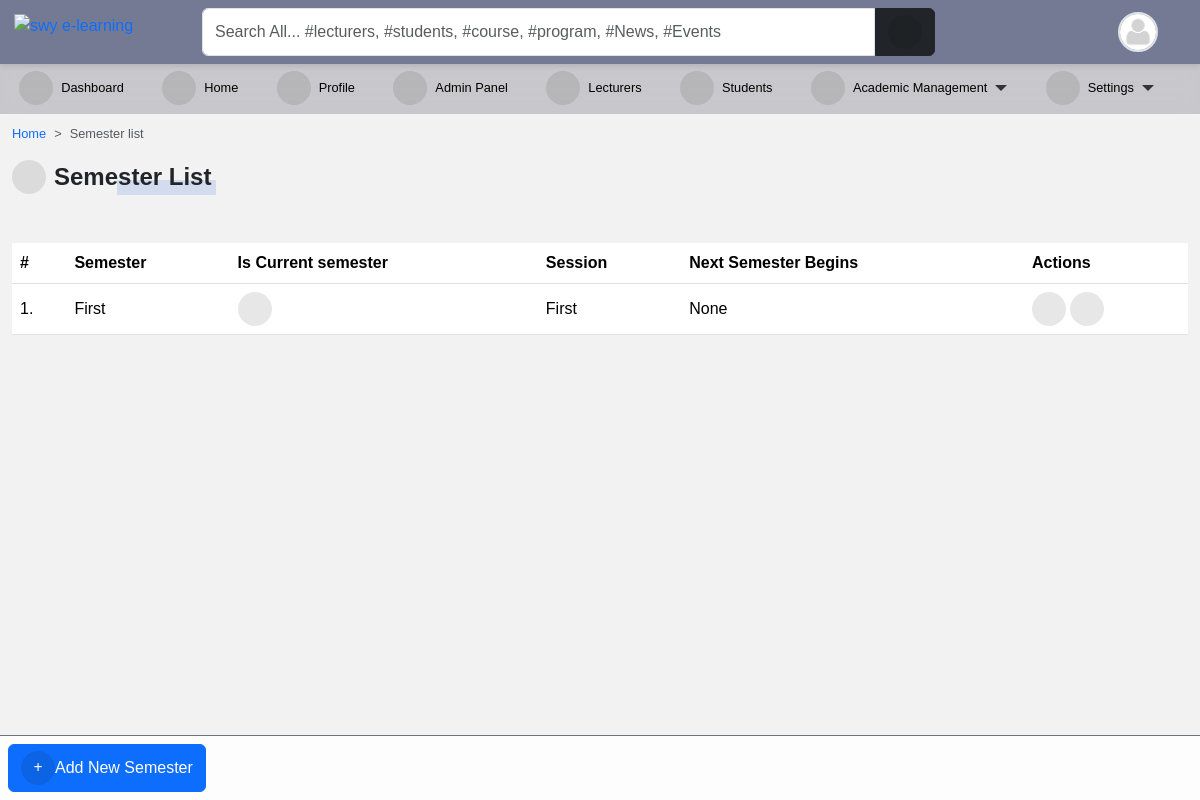
The page /semester/ (signed in) on the database its author committed.
### accounts/models.py (models this page shows, shortened)
class User(AbstractUser):
    is_student = models.BooleanField(default=False)
    is_lecturer = models.BooleanField(default=False)
    gender = models.CharField(max_length=1, choices=GENDERS, blank=True, null=True)
    phone = models.CharField(max_length=60, blank=True, null=True)
    address = models.CharField(max_length=60, blank=True, null=True)
    picture = models.ImageField(
        upload_to="profile_pictures/%y/%m/%d/", default="default.png", null=True
    )
    email = models.EmailField(blank=True, null=True)
    username_validator = ASCIIUsernameValidator()
    objects = CustomUserManager()
    class Meta:
        ordering = ("-date_joined",)
    @property
    def get_user_role(self):
        if self.is_superuser:
            role = "Admin"
        elif self.is_student:
            role = "Student"
        elif self.is_lecturer:
            role = "Lecturer"
        return role

### core/models.py (models this page shows, shortened)
class Semester(models.Model):
    semester = models.CharField(max_length=10, choices=SEMESTER, blank=True)
    is_current_semester = models.BooleanField(default=False, blank=True, null=True)
    session = models.ForeignKey(
        Session, on_delete=models.CASCADE, blank=True, null=True
    )
    next_semester_begins = models.DateField(null=True, blank=True)

class Session(models.Model):
    session = models.CharField(max_length=200, unique=True)
    is_current_session = models.BooleanField(default=False, blank=True, null=True)
    next_session_begins = models.DateField(blank=True, null=True)
    def __str__(self):
        return self.session

### accounts/decorators.py (the view)
    def wrapper(request, *args, **kwargs):
        if test_func(request.user):
            return function(request, *args, **kwargs) if function else None
        else:
            return redirect(redirect_to)

### core/views.py (called while the page is built)
@login_required
@lecturer_required
def semester_list_view(request):
    semesters = Semester.objects.all().order_by("-is_current_semester", "-semester")
    return render(
        request,
        "core/semester_list.html",
        {
            "semesters": semesters,
        },
    )

### templates/core/semester_list.html (shortened to what this page needs)
{% extends 'base.html' %}
{% block content %}
<nav style="--bs-breadcrumb-divider: '>';" aria-label="breadcrumb">
    <ol class="breadcrumb">
      <li class="breadcrumb-item"><a href="/">Home</a></li>
      <li class="breadcrumb-item active" aria-current="page">Semester list</li>
    </ol>
</nav>
{% if request.user.is_superuser %}
<div class="manage-wrap">
    <a class="btn btn-primary" href="{% url 'add_semester' %}"><i class="fas fa-plus"></i>Add New Semester</a>
</div>
{% endif %}
<div class="title-1"><i class="fas fa-calendar-alt"></i>Semester List</div>
<div class="table-responsive table-shadow p-0 mt-5">
    <table class="table">
        <thead>
            <tr>
                <th>#</th>
                <th> Semester </th>
                <th> Is Current semester </th>
                <th> Session </th>
                <th> Next Semester Begins </th>
                {% if request.user.is_superuser %}
                <th> Actions </th>
                {% endif %}
            </tr>
        </thead>
        <tbody>
            {% for semester in semesters %}
            <tr>
                <td> {{ forloop.counter }}.</td>
                <td>{{ semester.semester }}</td>
                <th>
                    {% if semester.is_current_semester == False %}
                    <i class="fas fa-times-circle fa-1-5x danger"></i>
                    {% else %}
                    <i class="fas fa-check-circle fa-1-5x"></i>
                    {% endif %}
                </th>
                <td>{{ semester.session }}</td>
                <td>{{ semester.next_semester_begins }}</td>
                {% if request.user.is_superuser %}
                <td>
                    <div class="update-delete">
                        <a href="{% url 'edit_semester' pk=semester.pk %}" class="update" title="Edit"><i
                                class="fas fa-pencil-alt"></i></a>
                        <a href="{% url 'delete_semester' pk=semester.pk %}" class="delete" title="Delete"><i
                                class="fas fa-trash-alt"></i></a>
                    </div>
                </td>
                {% endif %}
            {% endfor %}
        </tbody>
    </table>
</div>
{% endblock content %}

### templates/navbar.html (shortened to what this page needs)
{% load static %}
<div id="top-navbar" class="py-2 top-navbar">
	<div class="container">
		<a href="/" class="head-logo">
			<img src="{% static 'img/swy e-learning.jpg' %}" width="40px" alt="swy e-learning">
		</a>
		<div class="nav-wrapper">
			<form class="form-header" action="{% url 'query' %}" method="GET">
				<input id="primary-search" class="form-control rounded-end-0" type="text" name="q" value="{{ request.GET.q }}"
					placeholder="Search All... #lecturers, #students, #course, #program, #News, #Events" required />
				<button class="btn btn-dark rounded-start-0" type="submit">
					<i class="fas fa-search"></i>
				</button>
			</form>
			<div class="dropdown index">
				<div class="avatar border border-2" type="button" data-bs-toggle="dropdown" aria-expanded="false">
					<img src="{{ request.user.picture.url }}">
				</div>
			</div>
		</div>
	</div>
</div>

### static/scss/style1.css (style rules this page uses)
*, body { font-family: "Rubik", sans-serif; }
body { background-color: #f3f2f2; }
.table td, .table th { vertical-align: middle; }
#top-navbar { position: fixed; top: 0; right: 0; -webkit-margin-start: -10px; z-index: 90; padding: 0; background: #747a94; box-shadow: 0px 2px 5px 0px rgba(0, 0, 0, 0.1); transition: 0.3s; margin: 0; }
#top-navbar .container { display: flex; background-color: transparent; position: relative; }
#top-navbar .nav-wrapper { display: flex; flex-wrap: wrap; justify-content: space-between; align-items: center; width: 100%; margin-left: 10rem; background-color: transparent; }
#top-navbar .nav-wrapper .form-header { display: flex; flex: 0.8; }
#top-navbar .nav-wrapper .form-header button { flex: 0.1; }
#top-navbar { left: 0; }
.manage-wrap { position: fixed; bottom: 0; right: 0; left: 300px; padding: 0.5rem; z-index: 10; background-color: rgba(255, 255, 255, 0.8); border-top: 1px solid #6c757d; transition: 0.3s; }
.manage-wrap { left: 0; }
.avatar { width: 40px; height: 40px; border-radius: 50%; overflow: hidden; }
.avatar img { width: 100%; height: 100%; -o-object-fit: cover; object-fit: cover; }
a { color: var(--bs-primary); text-decoration: none; }
.title-1 { position: relative; display: inline-flex; align-items: center; font-family: inherit; text-transform: capitalize; font-weight: 700; font-size: 24px; border-radius: 0.2em; }
.title-1::before { content: ""; position: absolute; bottom: 0; right: -5px; width: 50%; height: 15px; z-index: -1; border-radius: 1px; background-color: rgba(83, 126, 226, 0.2); animation: lineAnim 1s ease-in forwards; }
.title-1 i { margin-right: 8px; }
.fas, .fa { font-size: 16px; display: inline-flex; align-items: center; justify-content: center; width: 34px; height: 34px; background-color: rgba(0, 0, 0, 0.093); border-radius: 50%; }

### templates/aside.html (style rules this page uses)
li { font-size: .8rem; }

### templates/navbar.html (style rules this page uses)
.head-logo { position: absolute; left: -1rem; top: 0.3rem; }

### rows shown on the page
User: user.picture (placeholder picture)
Semester: semester "First", is_current_semester True (drawn), session "First", next_semester_begins "None"
